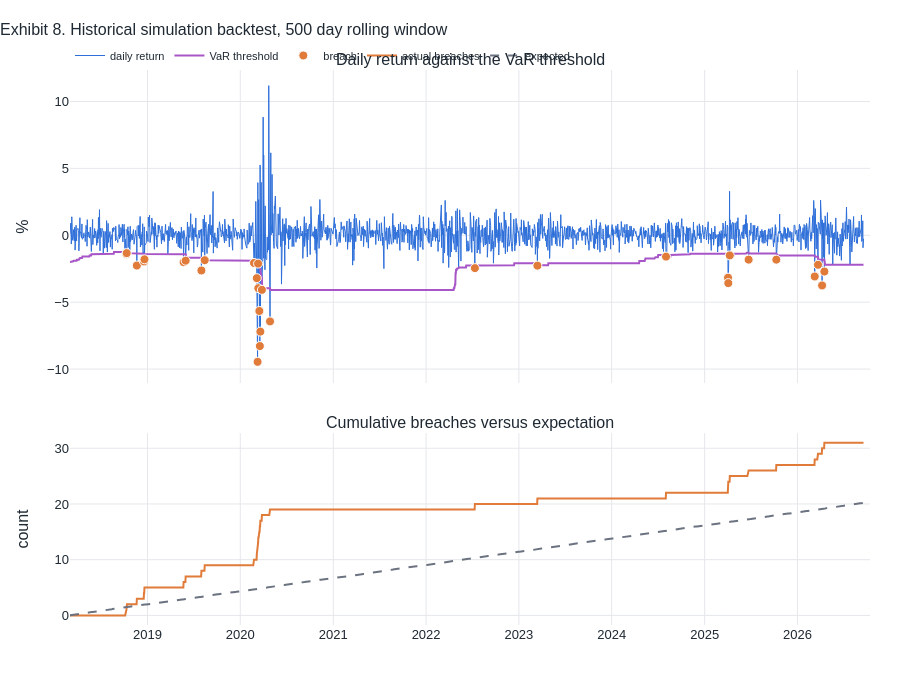

Notebook source saved alongside this figure:
### Code cell
res = backtests["HistoricalSimulation"]
breach_days = res[res["breach"]]

fig = make_subplots(rows=2, cols=1, shared_xaxes=True, vertical_spacing=0.09,
                    row_heights=[0.62, 0.38],
                    subplot_titles=("Daily return against the VaR threshold",
                                    "Cumulative breaches versus expectation"))

fig.add_trace(go.Scatter(x=res.index, y=res["actual"] * 100, name="daily return",
                         line=dict(color=blue, width=1),
                         hovertemplate="%{x|%Y-%m-%d}: %{y:.2f}%<extra></extra>"),
              row=1, col=1)
fig.add_trace(go.Scatter(x=res.index, y=-res["var"] * 100, name="VaR threshold",
                         line=dict(color=purple, width=2),
                         hovertemplate="%{x|%Y-%m-%d}: %{y:.2f}%<extra></extra>"),
              row=1, col=1)
fig.add_trace(go.Scatter(x=breach_days.index, y=breach_days["actual"] * 100,
                         mode="markers", name="breach",
                         marker=dict(color=orange, size=9,
                                     line=dict(width=1, color="white")),
                         hovertemplate="%{x|%Y-%m-%d}: %{y:.2f}%<extra></extra>"),
              row=1, col=1)

cum = res["breach"].cumsum()
expected = np.arange(1, len(res) + 1) * (1 - confidence)
fig.add_trace(go.Scatter(x=res.index, y=cum, name="actual breaches",
                         line=dict(color=orange, width=2)), row=2, col=1)
fig.add_trace(go.Scatter(x=res.index, y=expected, name="expected",
                         line=dict(color=muted, width=2, dash="dash")), row=2, col=1)

fig.update_yaxes(title="%", row=1, col=1)
fig.update_yaxes(title="count", row=2, col=1)
fig.update_layout(height=680,
                  title="Exhibit 8. Historical simulation backtest, 500 day rolling window")
fig.show()

s = bt_summary.loc["HistoricalSimulation"]
print(f"{int(s['breaches'])} breaches in {int(s['observations']):,} days "
      f"({s['breach_rate_pct']:.2f}%, target {s['expected_rate_pct']:.2f}%)")
print(f"kupiec LR {s['kupiec_lr']:.3f}, p {s['kupiec_p']:.4f}, "
      f"{s['verdict']} the model")
print(f"basel zone: {s['basel_zone']} "
      f"({s['breaches_per_250d']:.1f} breaches per 250 days)")

### Figure 1 — Plotly figure (JSON) as saved in the notebook; plotly's stock layout.template omitted (floating-point values rounded to 4 significant figures; data arrays with more than 128 entries replaced by an {"elided": "..."} marker saying what was removed)
{"data": [{"hovertemplate": "%{x|%Y-%m-%d}: %{y:.2f}%<extra></extra>", "line": {"color": "#2E6FD9", "width": 1}, "name": "daily return", "type": "scatter", "x": {"elided": "2019 str values"}, "xaxis": "x", "y": {"elided": "2019 float values"}, "yaxis": "y"}, {"hovertemplate": "%{x|%Y-%m-%d}: %{y:.2f}%<extra></extra>", "line": {"color": "#A855C7", "width": 2}, "name": "VaR threshold", "type": "scatter", "x": {"elided": "2019 str values"}, "xaxis": "x", "y": {"elided": "2019 float values"}, "yaxis": "y"}, {"hovertemplate": "%{x|%Y-%m-%d}: %{y:.2f}%<extra></extra>", "marker": {"color": "#E07B39", "line": {"color": "white", "width": 1}, "size": 9}, "mode": "markers", "name": "breach", "type": "scatter", "x": ["2018-10-10T00:00:00.000000", "2018-10-11T00:00:00.000000", "2018-11-20T00:00:00.000000", "2018-12-18T00:00:00.000000", "2018-12-20T00:00:00.000000", "2019-05-23T00:00:00.000000", "2019-05-31T00:00:00.000000", "2019-08-01T00:00:00.000000", "2019-08-14T00:00:00.000000", "2020-02-24T00:00:00.000000", "2020-03-06T00:00:00.000000", "2020-03-09T00:00:00.000000", "2020-03-11T00:00:00.000000", "2020-03-12T00:00:00.000000", "2020-03-16T00:00:00.000000", "2020-03-18T00:00:00.000000", "2020-03-20T00:00:00.000000", "2020-03-26T00:00:00.000000", "2020-04-27T00:00:00.000000", "2022-07-12T00:00:00.000000", "2023-03-15T00:00:00.000000", "2024-08-02T00:00:00.000000", "2025-04-03T00:00:00.000000", "2025-04-04T00:00:00.000000", "2025-04-10T00:00:00.000000", "2025-06-23T00:00:00.000000", "2025-10-10T00:00:00.000000", "2026-03-10T00:00:00.000000", "2026-03-23T00:00:00.000000", "2026-04-08T00:00:00.000000", "2026-04-17T00:00:00.000000"], "xaxis": "x", "y": [-1.398, -1.334, -2.262, -1.955, -1.796, -2.007, -1.899, -2.629, -1.861, -2.068, -3.202, -9.459, -2.117, -3.953, -5.658, -8.279, -7.199, -4.079, -6.439, -2.453, -2.271, -1.595, -3.167, -3.575, -1.504, -1.821, -1.821, -3.08, -2.204, -3.75, -2.711], "yaxis": "y"}, {"line": {"color": "#E07B39", "width": 2}, "name": "actual breaches", "type": "scatter", "x": {"elided": "2019 str values"}, "xaxis": "x2", "y": {"elided": "2019 int values"}, "yaxis": "y2"}, {"line": {"color": "#6B7280", "dash": "dash", "width": 2}, "name": "expected", "type": "scatter", "x": {"elided": "2019 str values"}, "xaxis": "x2", "y": {"elided": "2019 float values"}, "yaxis": "y2"}], "layout": {"annotations": [{"font": {"size": 16}, "showarrow": false, "text": "Daily return against the VaR threshold", "x": 0.5, "xanchor": "center", "xref": "paper", "y": 1, "yanchor": "bottom", "yref": "paper"}, {"font": {"size": 16}, "showarrow": false, "text": "Cumulative breaches versus expectation", "x": 0.5, "xanchor": "center", "xref": "paper", "y": 0.3458, "yanchor": "bottom", "yref": "paper"}], "height": 680, "title": {"text": "Exhibit 8. Historical simulation backtest, 500 day rolling window"}, "xaxis": {"anchor": "y", "domain": [0, 1], "matches": "x2", "showticklabels": false}, "xaxis2": {"anchor": "y2", "domain": [0, 1]}, "yaxis": {"anchor": "x", "domain": [0.4358, 1], "title": {"text": "%"}}, "yaxis2": {"anchor": "x2", "domain": [0, 0.3458], "title": {"text": "count"}}}}
